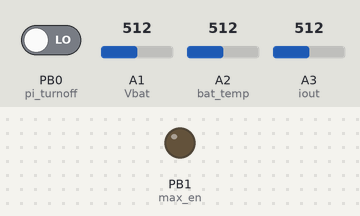
This sketch was run on a simulated ATtiny85, built with avr-gcc and run on an emulated ATtiny85. Parts: output pins drawn as LEDs (lit = HIGH). Inputs (shaded band) come from the test bench; at power-on: PB0 (pi_turnoff) LOW, A1 (Vbat) = 512, A2 (bat_temp) = 512, A3 (iout) = 512.

Above: at 6.2 s.
6.3 s: PB0 (pi_turnoff) driven HIGH
At 8.9 s:
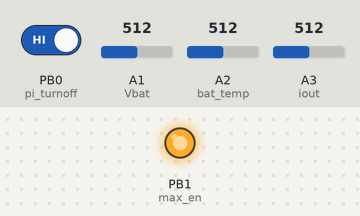
9.3 s: PB0 (pi_turnoff) driven LOW
At 12.6 s:
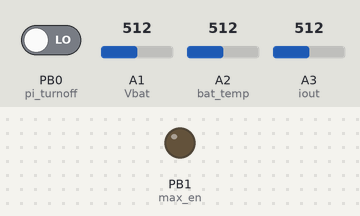
Timing chart, 0 to 14.1 s (numbered marks = the images above; inputs shaded):
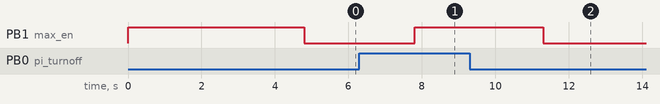

The sketch:

Max1873_Supervisor_3series.ino
```cpp
// (licence header left out)
// This ATTiny85 program controls the enable pin on the Max1873 so it will safely charge the Li+ laptop battery in a 3 series pack.
// Assumptions:
//    a. Maximum battery charge current is set at 1 amp.
//    b. Battery Pack has 3 series cells, each cell fully charged at 4.2 volts, giving a pack voltage of 12.6 volts.
//    c. NTC Thermistor resistance in ohms is 13.6K @ 18C, 9.3K @ 27C, 5.3K @ 41C, 3.2K @ 59C
//    d. Charge current, battery voltage, and Temperature inputs to the ATTiny use the resistor divider values on the schematic.
// Program Features:
// 1. The ATTiny keeps track of how long charging has been going on and shuts down the Max1873 after a defined maximum time.
// 2. The Pi uses a GPIO pin to send a 3.3 volt logic signal to the ATTiny to turn off charging.
//    This should be done if the Pi detects (over the SM Bus) that the battery temperature or voltage has gone too high.
// 3. The ATTiny ADC reads the battery temperature sensor (10K NTC thermistor) at startup and then while charging to see
//    if the temperature rises too much and the Max1873 needs to stop charging.
// 4. The ATTiny ADC reads the battery voltage prior to enabling the charger to see if the battery is ready for a normal charge.
//    If the voltage is too low, the routine will pulse the charger enable signal to slowly bring the battery voltage up.
//    The pulse duration will increase as the battery voltage rises.
// 5. The ATTiny ADC reads the charge current from the Iout pin of the Max1873 to see when it has reached trickle
//    charge levels and then shuts down charging.
//
// Some Dell batteries will need SMBus communication from the Pi before they will accept charge current.
// If the ATTiny reads a charge current at or near zero, (meaning the battery is not accepting a charge),
// the Max1873 is kept enabled so that when the Pi sends the appropriate commands over the SM Bus, the battery will begin charging.
//
// The ATTiny is powered from the low voltage (5.4V) regulator in the Max1873 which only operates when the 19.5VDC wall supply is
// plugged in. This Max1873 regulator can only source 3ma and it meaasures 2.5ma when the ATTiny is running at 1MHz.
// Any higher clock frequency will overload the regulator. It will also overload the regulator if the analog input voltages
// are between 1.5 and 2.5 volts. To avoid this, the internal 1.1 volt ADC reference is used and all analog input
// voltages are scaled down to 1.1 volts max.

// Release History
// July 1, 2020  Original Release

// ATTiny Logic Pins
#define pi_turnoff 0 // Pin 5 PB0 is an input. 1=turnoff. PCB has external pull down resistor
#define max_en 1 // Pin 6 PB1 drives BS170 NFET that turns Max1873 on and off. 0=On, 1=Off
// ATTiny Analog Pins
#define Vbat A1 // Pin 7 ADC1 receives divided down battery pack voltage
#define bat_temp A2 // Pin 3 ADC2 receives divided down battery temperature voltage
#define iout A3 // Pin 2 ADC3 receives divided down Max1873 Iout voltage
// Battery charging values
#define precharge 492 // this is a battery voltage of 9 volts. Pulse charge until voltage is above this level.
#define trickle 233 // Trickle charge trip level that turns off the charger. 233=250ma charge current
#define no_charge 11 // Near zero "no-charge" level equates to 12ma
#define temp_limit 150 // 150 is roughly a 10 degree temperature increase
#define max_minutes 300 // maximum charging time in minutes

// Globals
int pulse_on = 100; // "On" time in msec for precharge. This is adjusted based on the battery voltage
int pulse_off = 1900; // "Off" time in msec for precharge. This is adjusted to give a total cycle time of 2 seconds
int charge_level; // holds ADC average value from Iout pin of Max1873.
int old_charge_level = 750; // holds ADC value from the previous loop
int temperature; // holds adc average value from 10K NTC battery temperature thermistor
int temperature_start; // holds adc average value from battery temperature thermistor at power up
int battery_voltage; // holds adc average value of battery pack voltage
int minute_count = 0; // Minute counter
int loop_count = 0; // Loop counter

// Function reads the selected ADC channel multiple times with the specified wait time between reads
int read_adc(int wait, int adc_chan)
{
  int val_1 = analogRead(adc_chan); // first read after selecting the ADC channel is suspect so throw it away
  delay(wait); // wait before reading again
  val_1 = analogRead(adc_chan); // save this as the more accurate first read
  delay(wait); // wait before reading again
  int val_2 = analogRead(adc_chan);  // second read
  delay(wait); // wait before reading again
  int val_3 = analogRead(adc_chan);  // third read
  delay(wait); // wait before reading again
  int val_4 = analogRead(adc_chan);  // fourth read
  return ((val_1 + val_2 + val_3 + val_4)/4); // return average ranging from 0 to 1023 for 0 to 1.1 volts.
}

void setup()
{
  analogReference(INTERNAL1V1); // use the 1.1 volt reference in the ATTiny for the ADC
  pinMode(Vbat, INPUT); // divided down battery voltage is input to the ADC on this pin
  pinMode(bat_temp, INPUT); // voltage divider with NTC thermister is input to the ADC on this pin
  pinMode(iout, INPUT); // divided down voltage from the Max1873 Iout signal is input to the ADC on this pin
  pinMode(pi_turnoff, INPUT); // Pi drives this logic input to 3.3V to turn off the Max1873. Pull down resistor on PCB
  pinMode(max_en, OUTPUT); // charge control output signal drives gate of BS170 NFET. NFET turned on will disable Max1873
  digitalWrite(max_en, HIGH); // keep charger off initially
  delay(2000); // wait to let the battery temperature and voltage stabilize
// Save initial battery temperature
  temperature_start = read_adc(100,bat_temp); // Save the starting battery temperature
// Check battery voltage
  battery_voltage = read_adc(100,Vbat); // Read the battery voltage
// Pulse charge if battery voltage is too low.
  while(battery_voltage < precharge) { // stay in while loop if battery voltage is less than the defined precharge level
    // Do a pulse current pre-charge for 1 minute
    for (int i=0;i<30;i++) { // 2 second loop, 30 loops = 1 minute
      digitalWrite(max_en, LOW); // turn on charger
      delay(pulse_on); // This is the "On" pulse duration
      digitalWrite(max_en, HIGH); // turn off charger
      delay(pulse_off); // This is the "Off" pulse duration
    }
    delay(2000); // Wait before reading the battery voltage
    battery_voltage = read_adc(100,Vbat); // Read the battery voltage
    if (battery_voltage < 100) { // check if battery voltage is under 2 volts
      pulse_on = 100; // don't go below 100ms pulse time
    }
    else {
      pulse_on = battery_voltage; // ADC value makes good msec translation
    }
    pulse_off = 2000 - battery_voltage; // 2 second total cycle time
    // Check temperature
    temperature = read_adc(500,bat_temp); // Save the battery temperature
    // pulse charging should not cause a large temperature increase so stop charging and hang if the temperature limit is exceeded.
    if ((temperature_start - temperature) > temp_limit) {
      while(1) { // infinite loop to stop program.
        digitalWrite(max_en, HIGH); // keep charger off
      }
    }
    // repeat the while loop with new battery voltage and pulse times
  }
// Proceed with main loop when battery voltage is above pre-charge levels
}

void loop() // This loop repeats every 5 seconds if the Pi enables charging
{
  if (digitalRead(pi_turnoff)) {  // check if Pi wants the charger shut down
    digitalWrite(max_en, HIGH); // disable the Max 1873 charger
  }
  else {
// Check temperature
    temperature = read_adc(500,bat_temp); // Measure the battery temperature (takes 2 seconds)
    while((temperature_start - temperature) > temp_limit) {  // temperature increase beyond limit
      digitalWrite(max_en, HIGH); // turn charger off and stay in while loop until the battery cools down
      delay(10000); // wait before reading again
      temperature = read_adc(500,bat_temp); // Save the battery temperature
    }
    digitalWrite(max_en, LOW); // Pi wants the charger enabled
    delay(1000); // wait 1 second before measuring current
// Check charge current
    charge_level = read_adc(500,iout); // Save the charge level (takes 2 seconds)
// Charge current greater than the trickle charge trip level keeps the Max1873 enabled.
// No charge current also keeps the Max1873 enabled while waiting for Pi to send turn on sequence over SM Bus.
    if ((charge_level < trickle) && (charge_level > no_charge)) { // is current in the shutdown window?
      if ((old_charge_level < trickle) && (old_charge_level > no_charge)) { // check levels from the last loop
        digitalWrite(max_en, HIGH); // drive charge control to "off" state
        while(1) { // infinite loop to stop program.
        // The charge current has reached the turn off level
        }
      }
    }
    old_charge_level = charge_level; // save ADC value for next loop
// Keep track of total charging time
    loop_count++; // increment the loop counter
    if (loop_count >= 12) { // 12 loops at 5 seconds per loop
      loop_count = 0; // reset the loop counter
      minute_count++; // increment the minute counter
    }
    if (minute_count >= max_minutes) { // has charging reached the time limit?
      digitalWrite(max_en, HIGH); // turn charger off to be safe
      while(1) { // Battery charging has gone on for too long
        // infinite loop to stop program.
      }
    }
  }
}
```

Measured:
- after the input at 6.3 s, PB1 (max_en): LOW → HIGH after 1.5 s
- after the input at 9.3 s, PB1 (max_en): HIGH → LOW after 2.0 s
